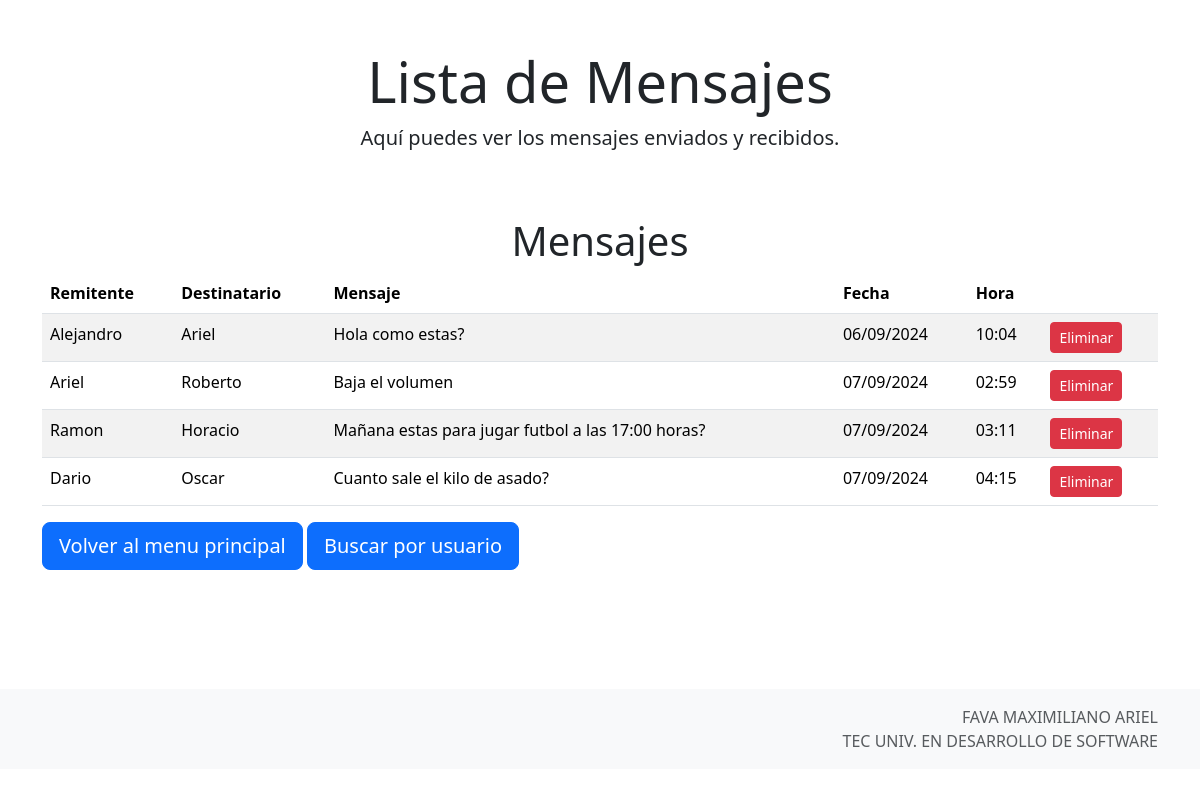
/mensajes/, run on an earlier commit of the app's database.
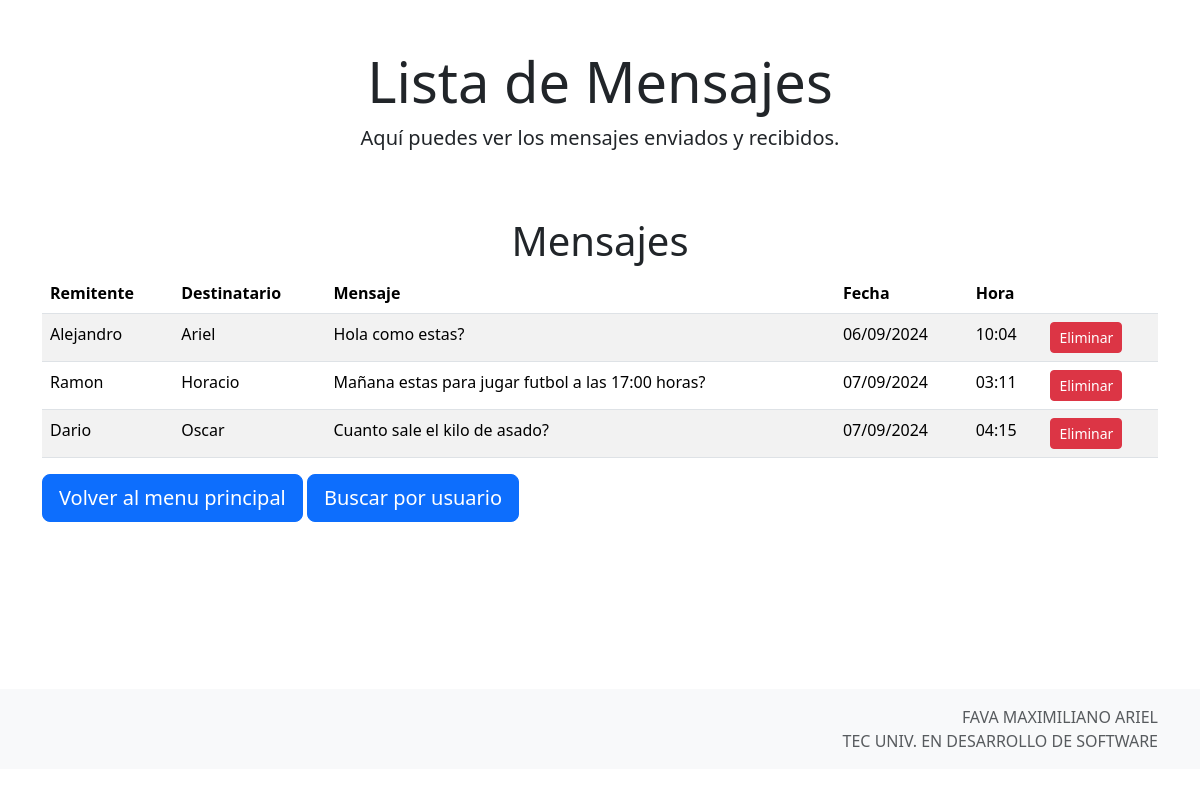
And on a later commit of the database.
### mensajes/models.py (models this page shows, shortened)
class Mensaje(models.Model):
    remitente = models.CharField(max_length=255)
    destinatario = models.CharField(max_length=255)
    texto = models.TextField()
    fecha_hora = models.DateTimeField(auto_now=True)

### mensajes/views.py (the view)
# urls.py: path('mensajes/', MensajeListView.as_view(), name='mensaje_list'),
class MensajeListView(View):
    def get(self, request):
        mensajes = Mensaje.objects.all()
        return render(request, 'mensajes/mensaje_list.html', {'mensajes': mensajes})

### mensajes/templates/mensajes/mensaje_list.html (shortened to what this page needs)
{% extends 'mensajes/base.html' %}
{% block header_title %}Lista de Mensajes{% endblock %}
{% block header_description %}Aquí puedes ver los mensajes enviados y recibidos.{% endblock %}
{% block content %}
<div class="container mt-5">
    <h1 class="text-center">Mensajes</h1>
    <table class="table table-striped">
        <thead>
            <tr>
                <th>Remitente</th>
                <th>Destinatario</th>
                <th>Mensaje</th>
                <th>Fecha</th>
                <th>Hora</th>
                <th></th>
            </tr>
        </thead>
        <tbody>
            {% for mensaje in mensajes %}
            <tr>
                <td>{{ mensaje.remitente }}</td>
                <td>{{ mensaje.destinatario }}</td>
                <td>{{ mensaje.texto }}</td>
                <td>{{ mensaje.fecha_hora|date:"d/m/Y" }}</td>
                <td>{{ mensaje.fecha_hora|date:"H:i" }}</td>
                <td>
                    <form method="POST" action="{% url 'mensajes:mensaje_delete' mensaje.id %}" style="display:inline;">
                        <button type="submit" class="btn btn-danger btn-sm">Eliminar</button>
                    </form>
                </td>
            </tr>
            {% empty %}
            <tr>
                <td colspan="6" class="text-center">No hay mensajes disponibles.</td>
            </tr>
            {% endfor %}
        </tbody>
    </table>
    <a href="{% url 'mensajes:index' %}" class="btn btn-primary btn-lg">Volver al menu principal</a>
    <a href="{% url 'mensajes:mensaje_by_user' %}" class="btn btn-primary btn-lg">Buscar por usuario</a>
</div>
{% endblock %}

What changed in the data, as far as the page shows it:
removed Mensaje: remitente "Ariel", destinatario "Roberto", texto "Baja el volumen", fecha_hora "07/09/2024", fecha_hora "02:59"
